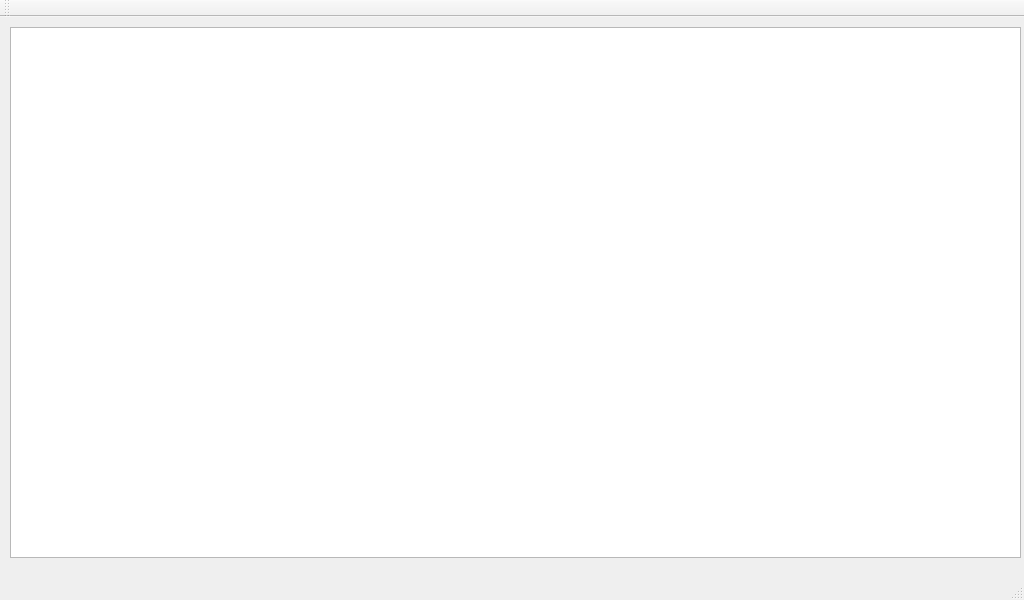
<?xml version="1.0" encoding="UTF-8"?>
<ui version="4.0">
 <class>MainWindow</class>
 <widget class="QMainWindow" name="MainWindow">
  <property name="geometry">
   <rect>
    <x>0</x>
    <y>0</y>
    <width>1024</width>
    <height>600</height>
   </rect>
  </property>
  <property name="windowTitle">
   <string>MainWindow</string>
  </property>
  <widget class="QWidget" name="centralWidget">
   <widget class="QTextEdit" name="textEdit">
    <property name="geometry">
     <rect>
      <x>10</x>
      <y>10</y>
      <width>1011</width>
      <height>531</height>
     </rect>
    </property>
    <property name="font">
     <font>
      <family>Courier</family>
     </font>
    </property>
   </widget>
  </widget>
  <widget class="QMenuBar" name="menuBar">
   <property name="geometry">
    <rect>
     <x>0</x>
     <y>0</y>
     <width>1024</width>
     <height>22</height>
    </rect>
   </property>
  </widget>
  <widget class="QToolBar" name="mainToolBar">
   <attribute name="toolBarArea">
    <enum>TopToolBarArea</enum>
   </attribute>
   <attribute name="toolBarBreak">
    <bool>false</bool>
   </attribute>
  </widget>
  <widget class="QStatusBar" name="statusBar"/>
 </widget>
 <layoutdefault spacing="6" margin="11"/>
 <resources/>
 <connections/>
</ui>
